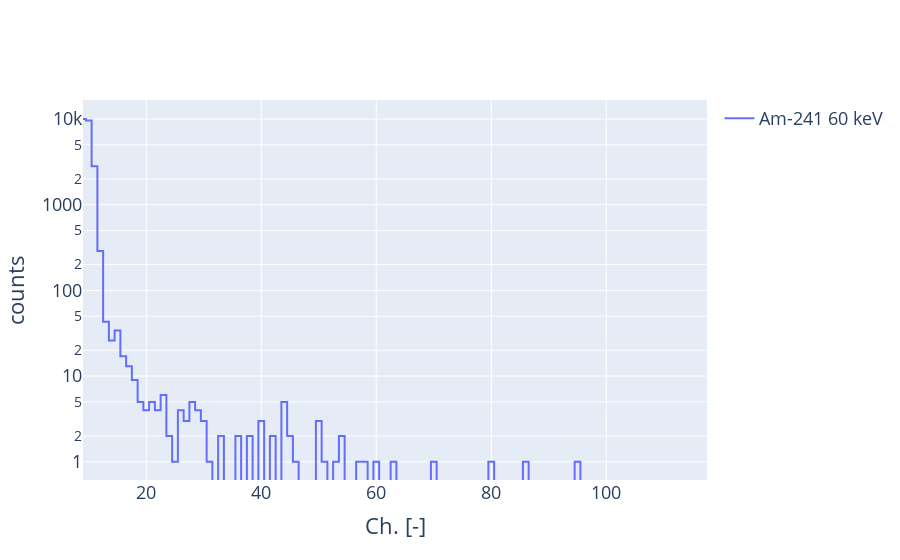

Here is the notebook cell this chart was saved with:
### Code cell
SWITCH_ON_TIMES = ['2023-04-24 00:00']

l=[]
l.extend(range(0,1033))

df = pd.read_csv(fto, sep=',', header=None, names=l, comment='*', low_memory=False)
df = df.reset_index(drop=True)
print(f)

df[2] = df[2].apply(pd.to_numeric, errors='coerce')

df['runtime'] = np.nan
df.loc[df[0]=='$HIST','seconds'] = df.loc[df[0]=='$HIST',2]
df.loc[df[0]=='$DOS','seconds'] = 0
df['runtime'] = df['seconds'].diff() * -1
rc = df

rc['run'] = SWITCH_ON_TIMES[0]

rc[2] = pd.to_numeric(rc[2])
rc['time'] = pd.to_datetime(rc.run) + pd.to_timedelta(rc[2], unit='s')
rc.set_index(rc['time'], drop=False, inplace=True)
#rc = rc.loc['2023-04-24 00:02:00':]

FIRST_CHANNEL = 9

ener = rc.iloc[:,FIRST_CHANNEL:1033].sum()

coef3 = np.array([0.,0.])
coef3[1] = 0.0146
coef3[0] = 0.060

#0.034 MeV + ch * 0.016 MeV

print (coef3[0], coef3[1])

e3 = pd.DataFrame()
e3['1'] = ener
e3['i'] = ener.index
e3['x'] = (e3['i'].astype(float)-FIRST_CHANNEL) * coef3[1] + coef3[0]

    
data = [
    go.Scatter(
        x=e3['i'],
        y=e3['1'],
        name='Am-241 60 keV',
        yaxis='y',
        line=dict(
        shape='hvh'
        )
    )    
    ]

layout = go.Layout(
    #title='LABDOS',
    yaxis=dict(
        title='counts',
        type='log',
        #range = [0,40000]
    ),
    xaxis=dict(
        title='Ch. [-]',
    )
)

fig = go.Figure(data=data, layout=layout)
fig.update_layout(showlegend=True, font=dict(size=18))
fig.show()

### Figure 1 — Plotly figure (JSON) as saved in the notebook; plotly's stock layout.template omitted (floating-point values rounded to 4 significant figures; data arrays with more than 128 entries replaced by an {"elided": "..."} marker saying what was removed)
{"data": [{"line": {"shape": "hvh"}, "name": "Am-241 60 keV", "type": "scatter", "x": {"elided": "1024 int values"}, "y": {"elided": "1024 int values"}, "yaxis": "y"}], "layout": {"autosize": true, "font": {"size": 18}, "showlegend": true, "xaxis": {"autorange": false, "range": [9, 117.5], "title": {"text": "Ch. [-]"}, "type": "linear"}, "yaxis": {"autorange": false, "range": [-0.2125, 4.222], "title": {"text": "counts"}, "type": "log"}}}
